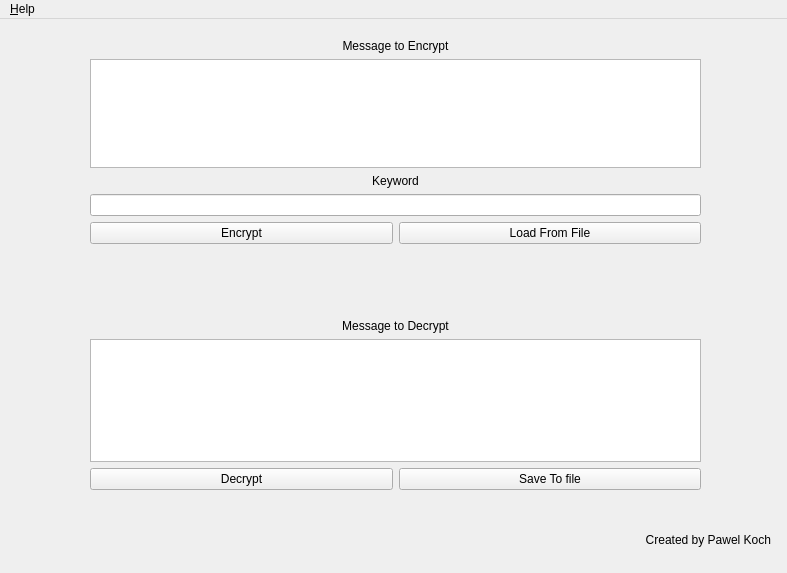
<?xml version="1.0" encoding="UTF-8"?>
<ui version="4.0">
 <class>MainWindow</class>
 <widget class="QMainWindow" name="MainWindow">
  <property name="geometry">
   <rect>
    <x>0</x>
    <y>0</y>
    <width>787</width>
    <height>573</height>
   </rect>
  </property>
  <property name="windowTitle">
   <string>Ubich Cipher</string>
  </property>
  <widget class="QWidget" name="centralwidget">
   <widget class="QWidget" name="layoutWidget">
    <property name="geometry">
     <rect>
      <x>90</x>
      <y>300</y>
      <width>611</width>
      <height>171</height>
     </rect>
    </property>
    <layout class="QVBoxLayout" name="verticalLayout_4">
     <item>
      <layout class="QVBoxLayout" name="verticalLayout_2">
       <item>
        <widget class="QLabel" name="label_2">
         <property name="text">
          <string>Message to Decrypt</string>
         </property>
         <property name="alignment">
          <set>Qt::AlignCenter</set>
         </property>
        </widget>
       </item>
       <item>
        <widget class="QPlainTextEdit" name="msg_decrypt_text_edit"/>
       </item>
      </layout>
     </item>
     <item>
      <layout class="QHBoxLayout" name="horizontalLayout_2">
       <item>
        <widget class="QPushButton" name="decrypt_button">
         <property name="text">
          <string>Decrypt</string>
         </property>
        </widget>
       </item>
       <item>
        <widget class="QPushButton" name="decrypt_load_button">
         <property name="text">
          <string>Save To file</string>
         </property>
        </widget>
       </item>
      </layout>
     </item>
    </layout>
   </widget>
   <widget class="QLabel" name="label_3">
    <property name="geometry">
     <rect>
      <x>570</x>
      <y>510</y>
      <width>201</width>
      <height>22</height>
     </rect>
    </property>
    <property name="text">
     <string>Created by Pawel Koch</string>
    </property>
    <property name="alignment">
     <set>Qt::AlignRight|Qt::AlignTrailing|Qt::AlignVCenter</set>
    </property>
   </widget>
   <widget class="QWidget" name="layoutWidget">
    <property name="geometry">
     <rect>
      <x>90</x>
      <y>20</y>
      <width>611</width>
      <height>205</height>
     </rect>
    </property>
    <layout class="QVBoxLayout" name="verticalLayout_3">
     <item>
      <layout class="QVBoxLayout" name="verticalLayout">
       <item>
        <widget class="QLabel" name="label">
         <property name="text">
          <string>Message to Encrypt</string>
         </property>
         <property name="alignment">
          <set>Qt::AlignCenter</set>
         </property>
        </widget>
       </item>
       <item>
        <widget class="QTextEdit" name="msg_encrypt_text_edit"/>
       </item>
      </layout>
     </item>
     <item>
      <widget class="QLabel" name="label_4">
       <property name="text">
        <string>Keyword</string>
       </property>
       <property name="alignment">
        <set>Qt::AlignCenter</set>
       </property>
      </widget>
     </item>
     <item>
      <widget class="QLineEdit" name="keyword"/>
     </item>
     <item>
      <layout class="QHBoxLayout" name="horizontalLayout">
       <item>
        <widget class="QPushButton" name="encrypt_button">
         <property name="text">
          <string>Encrypt</string>
         </property>
        </widget>
       </item>
       <item>
        <widget class="QPushButton" name="encrypt_load_button">
         <property name="text">
          <string>Load From File</string>
         </property>
        </widget>
       </item>
      </layout>
     </item>
    </layout>
   </widget>
  </widget>
  <widget class="QMenuBar" name="menubar">
   <property name="geometry">
    <rect>
     <x>0</x>
     <y>0</y>
     <width>787</width>
     <height>21</height>
    </rect>
   </property>
   <widget class="QMenu" name="menu_Help">
    <property name="title">
     <string>&amp;Help</string>
    </property>
   </widget>
   <addaction name="menu_Help"/>
  </widget>
  <action name="actionHelp">
   <property name="text">
    <string>Help</string>
   </property>
  </action>
 </widget>
 <resources/>
 <connections/>
</ui>
